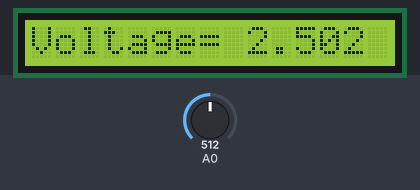
A sketch run on a simulated Arduino Uno, built with avr-gcc and run on an emulated ATmega328P. Parts: 15×1 character LCD. The test bench sets the inputs (shaded band); at power-on: A0 = 512. What the sketch prints to the serial monitor is not drawn.

Above: at 0.86 s.
1.3 s: A0 set to 109
At 1.5 s:
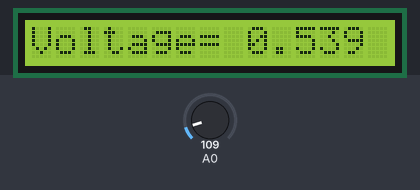
2.8 s: A0 set to 94
At 3.4 s:
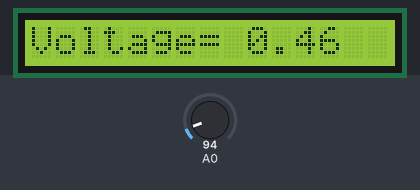
4.7 s: A0 set to 1023
At 5.3 s:
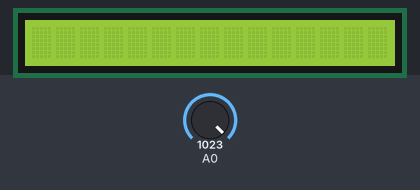
Timing chart, 0 to 7.7 s (numbered marks = the images above; inputs shaded):
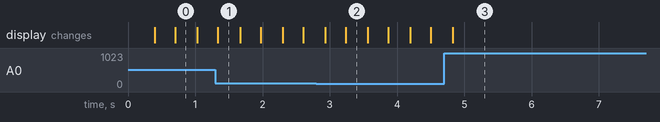

The sketch:

BittoLCD.ino
```cpp
/*
Connect the LCD display to the Arduino.
Display the bit value of the analog inout from a potentiometer and display the equivalent voltage.
*/
#include <LiquidCrystal.h>          // Allows the lcd library to be referenced for new functions

const int rs = 12, en = 11, d4 = 5, d5 = 4, d6 = 3, d7 = 2;
LiquidCrystal lcd(rs, en, d4, d5, d6, d7);


void setup() {
  // put your setup code here, to run once:
Serial.begin(9600);  // Set the Baud rate to 9600
lcd.begin(15, 1);    // Declare the amount of colums and rows needed
}

void loop() {
  // put your main code here, to run repeatedly:

int in = analogRead(A0);        // The analog input is stored as an integer
Serial.print("raw input= ");    // Display the raw input directly from the analog input, to the serial monitor
Serial.print(in);
lcd.setCursor(0,0);             // Start the line at the first column and first row of the lcd
lcd.print("raw input= ");       // Display the raw input directly from the analog input, to the lcd
lcd.print(in);


float volt = in*5.0/1023.0;     // Using y=mx+b, the input from the analog input is used to find the voltage going into the analog input
Serial.print("\t");
Serial.print("Voltage= ");      // The voltage found is displayed on the serial monitor
Serial.println(volt);
lcd.setCursor(0,1);             // Start the line at the first column and second row of the lcd
lcd.print("Voltage= ");         // Display the Voltage directly from the analog input, to the lcd
lcd.print(volt);


delay(30);                   // Clears the display every 30 milliseconds
lcd.clear();                 // Use the delay to make the lcd flicker less

}
```

Measured:
- after the input at 1.3 s, the display: changes at once (image 1)
- after the input at 2.8 s, the display: first differs from a run without the input after 0.44 s (image 2)
